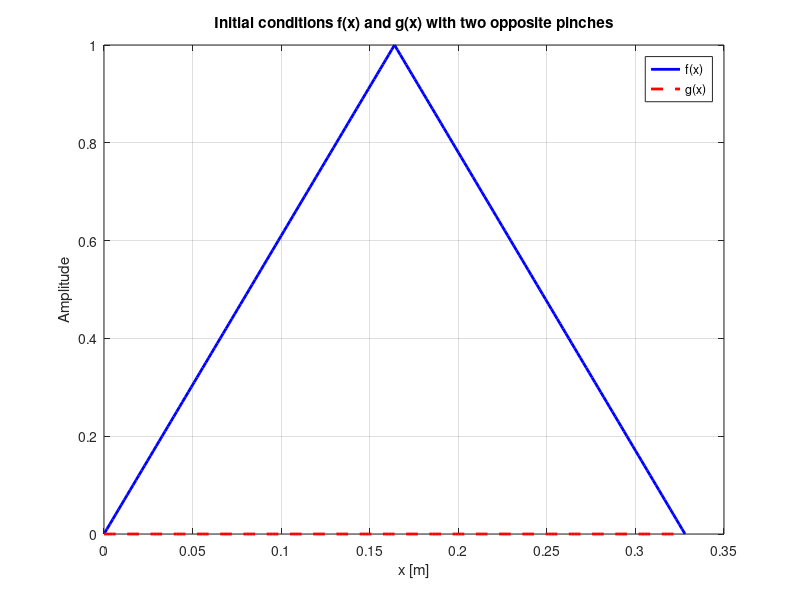
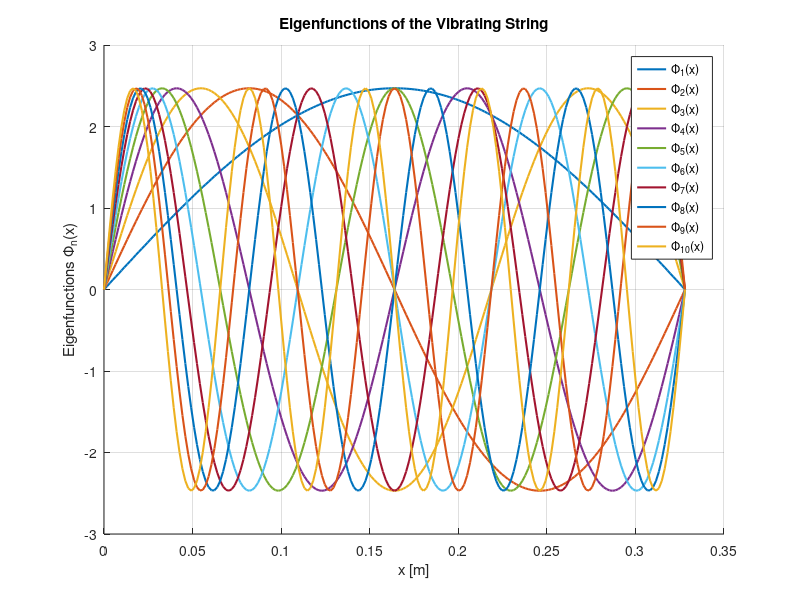
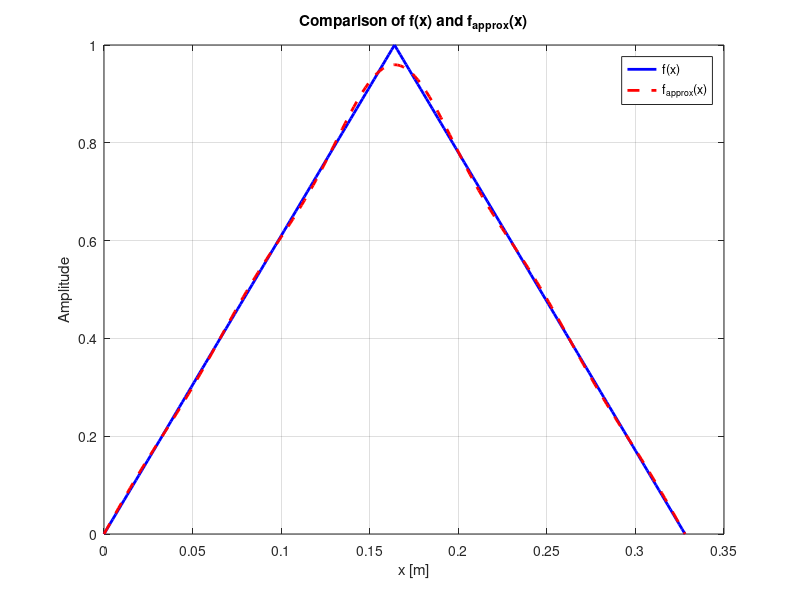
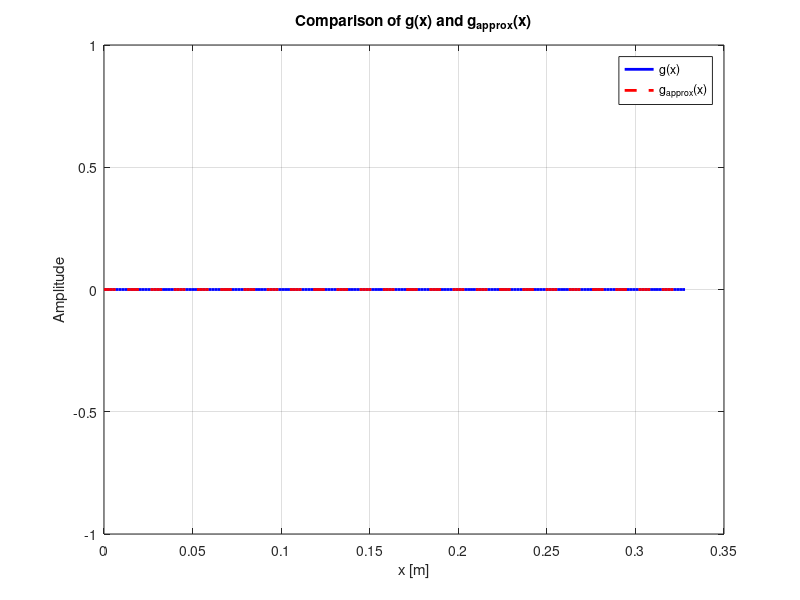

Source code (MATLAB) for these figures, in order: (Note: this script raises an error after producing the figures.)
% Given parameters
L = 0.328;              % String length [m]
M_L = 0.660E-3;        % String mass per unit length [kg/m]
F = 55.0;              % Tension force applied on string [N]
npt = 201;             % Number of spatial sample points
nst = 13;              % Number of time sample points

% Define positions of the pinches
nbPinches = 1;         % Number of pinches
pA1 = L / 2;            % First pinch position
pB1 =  L / 4;           % Second pinch position
pB2 = 3 * L / 4;        % Second pinch position
z1 = 1;                % Amplitude scaling factor for the first pinch
z2 = -1;               % Amplitude scaling factor for the second pinch (opposite direction)

% Initialize arrays for the initial conditions
f_x = zeros(npt, 1);   % Initial displacement
g_x = zeros(npt, 1);   % Initial velocity

% Define the x coordinate array
x = linspace(0, L, npt);  % Spatial discretization from 0 to L

% Define the initial displacement based on the pinch functions
if nbPinches == 1
    for i = 1:npt
        % First pinch at L/4 (positive direction)
        if x(i) <= pA1
            f_x(i) = (z1 * x(i)) / pA1;  % Pinch increases linearly to p1
        else 
            f_x(i) = (z1 * (x(i) - L)) / (pA1 - L); % Decrease towards 0 until p2
        end
    end    
else
    for i = 1:npt
        if x(i) <= pB1
            f_x(i) = (z1 * x(i)) / pB1;
        elseif x(i) <= pB2
            f_x(i) = ((z1 - z2)*(x(i) - pB1)/ (pB1 - pB2)) + z1;
        elseif x(i) > pB2
            f_x(i) = (z2 * (x(i) - L)) / (pB2 - L);
        end
    end
end

% Compute and plot f(x) and g(x)
figure;
plot(x, f_x, 'b', 'LineWidth', 2);
hold on;
plot(x, g_x, 'r--', 'LineWidth', 2);
xlabel('x [m]');
ylabel('Amplitude');
title('Initial conditions f(x) and g(x) with two opposite pinches');
legend('f(x)', 'g(x)');
grid on;
hold off;

% Step 4: Compute the numerical arrays describing the eigenfunctions.
nmax = 10; % Define the maximum number of modes to calculate
phi_n = zeros(npt, nmax); % Initialize an array to hold eigenfunctions

% Compute eigenfunctions for n = 1, 2, ..., nmax
for n = 1:nmax
    phi_n(:, n) = sqrt(2/L) * sin(n * pi * x / L); % Compute eigenfunction
end

% Plot the eigenfunctions for various n values
figure;
hold on;
for n = 1:nmax
    plot(x, phi_n(:, n), 'DisplayName', sprintf('\\Phi_{%d}(x)', n), 'LineWidth', 1.5);
end
xlabel('x [m]');
ylabel('Eigenfunctions \Phi_n(x)');
title('Eigenfunctions of the Vibrating String');
legend show; % Display the legend for each mode
grid on;
hold off;

% Step 5: Calculate and display frequencies and periods of the eigenfunctions

% Preallocate arrays for results
n_values = (1:nmax)';  % Column vector of n values
n_pi = n_values * pi;  % Calculate nπ
omega_n = zeros(nmax, 1);  % Preallocate omega_n array
nu_n = zeros(nmax, 1);     % Preallocate frequency array
T_n = zeros(nmax, 1);      % Preallocate period array

% Calculate natural frequency (omega_n), frequency (nu_n), and period (T_n)
for n = 1:nmax
    omega_n(n) = (n * pi / L) * sqrt(F / M_L);  % Calculate omega_n
    nu_n(n) = omega_n(n) / (2 * pi);             % Calculate frequency nu_n
    T_n(n) = 1 / nu_n(n);                         % Calculate period T_n
end

% Display results in a formatted table
fprintf(' n |    nπ   |   ω_n (rad/s)  |   ν_n (Hz)   |   T_n (s)   \n');
fprintf('---|---------|----------------|--------------|--------------\n');

for n = 1:nmax
    fprintf('%2d | %8.4f | %14.4f | %13.4f | %12.4f \n', ...
        n, n_pi(n), omega_n(n), nu_n(n), T_n(n));
end

% Step 6: Test the orthonormalization of eigenfunctions

% Preallocate an array to hold the overlap integrals
overlap_integrals = zeros(nmax, 1);

% Loop to calculate the overlap integral for each n
for n = 1:nmax
    % Directly access the precomputed eigenfunction values
    phi_n_values = phi_n(:, n);  % Use the n-th eigenfunction directly
    
    % Calculate the overlap integral ⟨Φ_n | Φ_n⟩ using the trapezoidal rule
    overlap_integrals(n) = trapz(x, phi_n_values .* phi_n_values);
end

% Display results in a formatted table
fprintf(' n | ⟨Φ_n | Φ_n⟩ \n');
fprintf('---|---------------\n');

for n = 1:nmax
    fprintf('%2d | %13.4f \n', n, overlap_integrals(n));
end

% Step 7: Calculate overlap integrals between initial conditions and eigenfunctions

% Preallocate arrays for overlap integrals
f_overlap = zeros(nmax, 1);  % ⟨Φ_n | f⟩
g_overlap = zeros(nmax, 1);  % ⟨Φ_n | g⟩

% Loop to calculate overlap integrals for each n
for n = 1:nmax
    % Calculate the overlap integral for f(x)
    f_overlap(n) = trapz(x, phi_n(:, n) .* f_x);  % ⟨Φ_n | f⟩
    
    % Calculate the overlap integral for g(x)
    g_overlap(n) = trapz(x, phi_n(:, n) .* g_x);  % ⟨Φ_n | g⟩
end

% Display results in a formatted table
fprintf(' n | ⟨Φ_n | f⟩      | ⟨Φ_n | g⟩      \n');
fprintf('---|----------------|----------------\n');

for n = 1:nmax
    fprintf('%2d | %14.4f | %14.4f \n', n, f_overlap(n), g_overlap(n));
end

% Step 8: Check if truncating the expansion to nmax terms is satisfactory enough

% Initialize arrays for approximations
f_approx = zeros(npt, 1);  % Approximated f(x)
g_approx = zeros(npt, 1);  % Approximated g(x)

% Compute the approximated functions using the eigenfunctions and overlap integrals
for n = 1:nmax
    f_approx = f_approx + f_overlap(n) * phi_n(:, n);  % Approximate f(x)
    g_approx = g_approx + g_overlap(n) * phi_n(:, n);  % Approximate g(x)
end

% Plot the comparisons for f(x) and f_approx(x)
figure;
plot(x, f_x, 'b', 'LineWidth', 2); % Original f(x)
hold on;
plot(x, f_approx, 'r--', 'LineWidth', 2); % Approximated f(x)
xlabel('x [m]');
ylabel('Amplitude');
title('Comparison of f(x) and f_{approx}(x)');
legend('f(x)', 'f_{approx}(x)');
grid on;
hold off;

% Plot the comparisons for g(x) and g_approx(x)
figure;
plot(x, g_x, 'b', 'LineWidth', 2); % Original g(x)
hold on;
plot(x, g_approx, 'r--', 'LineWidth', 2); % Approximated g(x)
xlabel('x [m]');
ylabel('Amplitude');
title('Comparison of g(x) and g_{approx}(x)');
legend('g(x)', 'g_{approx}(x)');
grid on;
hold off;

% Quantitative evaluation (using your goodness of fit function)
gof_f = gofit(f_x, f_approx)  % Evaluate goodness of fit for f(x)
gof_g = gofit(g_x, g_approx)  % Evaluate goodness of fit for g(x)

% Step 9: Compute the numerical arrays of the spatial discretizations of Ψ(x, t)

% Define time discretization over one period
t = linspace(0, 2 * pi / omega_n(1), nst); % Time array for one period with nst points
psi_xt = zeros(npt, nst); % Initialize the array for Ψ(x, t)

% Compute Ψ(x, t) for each time sample
for j = 1:nst
    for n = 1:nmax
        % Compute the contribution of each eigenfunction to Ψ(x, t)
        psi_xt(:, j) = psi_xt(:, j) + ...
            (f_overlap(n) * cos(omega_n(n) * t(j)) + g_overlap(n) * sin(omega_n(n) * t(j))) * phi_n(:, n);
    end
end

% Plot the amplitude patterns at specific time instances
figure;
hold on;
for j = 1:5:nst % Plot every 5th time step for clarity
    plot(x, psi_xt(:, j), 'DisplayName', sprintf('t = %.2f s', t(j)), 'LineWidth', 1.5);
end
xlabel('x [m]');
ylabel('Ψ(x, t)');
title('Amplitude Patterns of the Vibrating String at Different Times');
legend show;
grid on;
hold off;

% Step 10: Produce a movie of the string vibrating during at least 4π/ω_1

% Define the number of frames for the movie
n_frames = 200;  % Set to a high number for smooth animation
time_duration = 4 * pi / omega_n(1); % Duration to observe the motion
t_movie = linspace(0, time_duration, n_frames); % Time array for the movie

% Create a figure for the movie
figure;
axis([0 L -1 1]); % Set axis limits
xlabel('x [m]');
ylabel('Ψ(x, t)');
title('Vibrating String Motion');
grid on;
hold on;

% Initialize the movie structure
frames(n_frames) = struct('cdata', [], 'colormap', []);

for j = 1:n_frames
    % Clear the previous plot
    cla;
    
    % Compute Ψ(x, t) for the current time sample
    current_psi = zeros(npt, 1);
    for n = 1:nmax
        current_psi = current_psi + ...
            (f_overlap(n) * cos(omega_n(n) * t_movie(j)) + g_overlap(n) * sin(omega_n(n) * t_movie(j))) * phi_n(:, n);
    end
    
    % Plot the current state of the string
    plot(x, current_psi, 'LineWidth', 2);
    ylim([-1 1]); % Set the y-limits to keep the plot consistent
    title(sprintf('Vibrating String at t = %.2f s', t_movie(j)));
    
    % Capture the current frame for the movie
    frames(j) = getframe(gcf); % Store the current figure frame
end

% Save the movie
movie_name = 'vibrating_string_movie.mp4';
v = VideoWriter(movie_name, 'MPEG-4'); % Specify the video file type
open(v); % Open the video file for writing
writeVideo(v, frames); % Write the frames to the video
close(v); % Close the video file

hold off;


% Step 11: Test how changing the values of npt, nst, and nmax impacts the results

% Define test values for npt, nst, and nmax
npt_values = [101, 201, 301]; % Different spatial discretization points
nst_values = [13, 50, 100];    % Different time sampling points
nmax_values = [3, 5, 10];      % Different truncation levels

% Loop over different values of npt, nst, and nmax
%for np = npt_values
%    for ns = nst_values
%        for nm = nmax_values
%            % Recompute the parameters based on the current settings
%            x = linspace(0, L, np)';   % Update x based on npt
%            t_movie = linspace(0, 4 * pi / omega_n(1), ns); % Update time array based on nst
%
%            % Compute initial conditions f(x) and g(x)
%            f_x = zeros(np, 1);
%            g_x = zeros(np, 1); % g_x is still zeros for this case
%
%            % Recalculate initial conditions (Pinches)
%            for i = 1:np
%                if x(i) <= L/2
%                    f_x(i) = x(i) / (L/2);
%                else
%                    f_x(i) = (L - x(i)) / (L/2);
%                end
%            end
%
%            % Recalculate eigenfunctions
%            phi_n = zeros(np, nm); % Initialize array for eigenfunctions
%            for n = 1:nm
%                phi_n(:, n) = sqrt(2/L) * sin(n * pi * x / L);
%            end
%            
%            % Continue with the rest of the computations...
%            % For instance, calculate frequencies, periods, etc.
%
%            % Visualization can be added here to compare results
%            % For example, plot f(x) and its approximation based on the chosen nmax
%            
%            % This code will be run for each combination of parameters
%        end
%    end
%end


